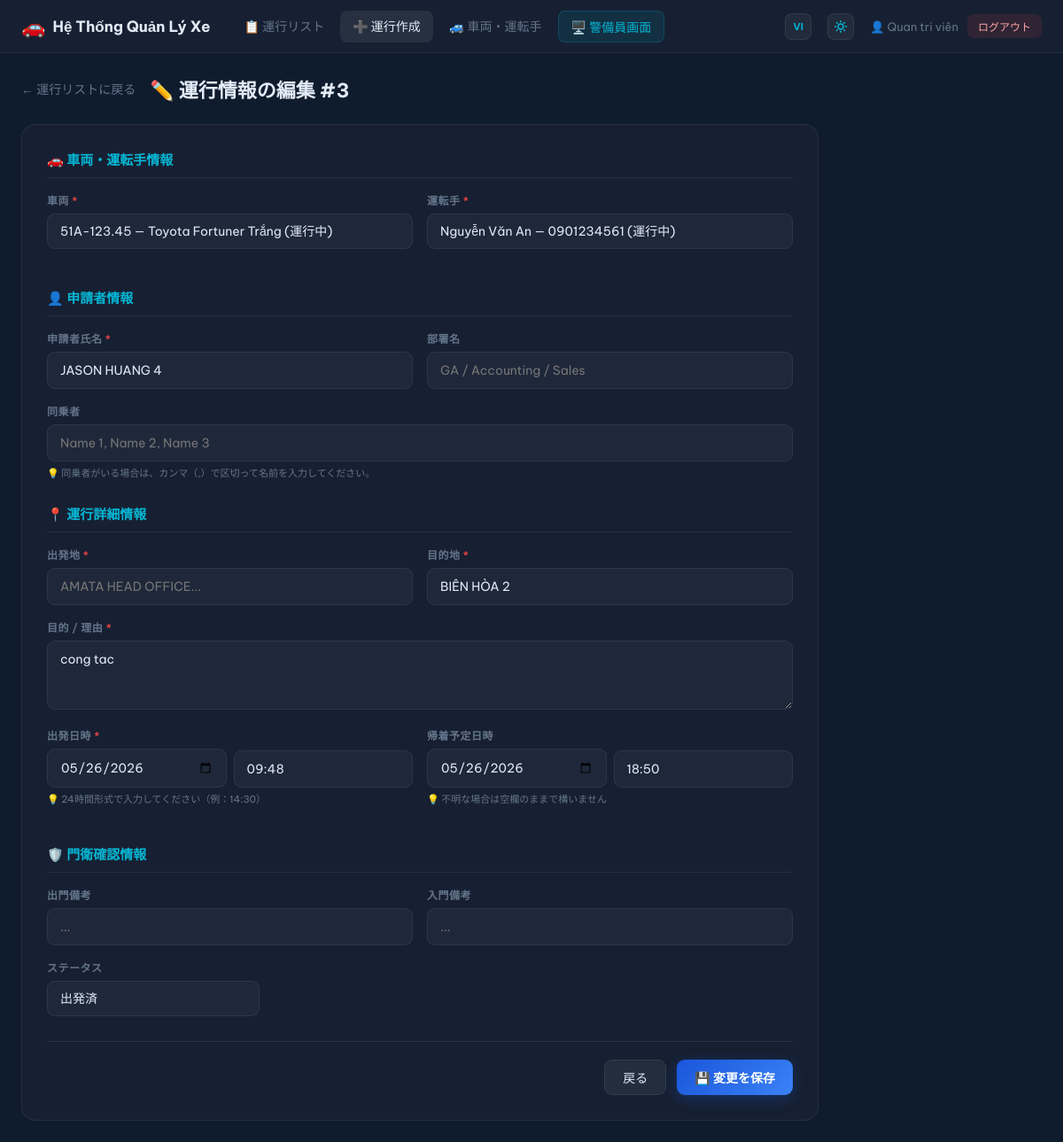
Screenshot of /trip_form.php?lang=jp&id=3 (signed in) with the database file from the repository.
### tables this page shows
CREATE TABLE `trips` (
  `id` int(11) NOT NULL,
  `vehicle_id` int(11) NOT NULL,
  `driver_id` int(11) NOT NULL,
  `requester_name` varchar(100) NOT NULL,
  `requester_dept` varchar(100) DEFAULT NULL,
  `companions` varchar(500) DEFAULT NULL,
  `destination` varchar(255) NOT NULL,
  `purpose` text NOT NULL,
  `departure_time` datetime NOT NULL,
  `expected_return` datetime DEFAULT NULL,
  `actual_return` datetime DEFAULT NULL,
  `status` enum('scheduled','departed','returned','cancelled') DEFAULT 'scheduled',
  `gate_out_note` varchar(255) DEFAULT NULL,
  `gate_in_note` varchar(255) DEFAULT NULL,
  `created_by` int(11) DEFAULT NULL,
  `created_at` timestamp NOT NULL DEFAULT current_timestamp(),
  `updated_at` timestamp NOT NULL DEFAULT current_timestamp() ON UPDATE current_timestamp()
);

CREATE TABLE `vehicles` (
  `id` int(11) NOT NULL,
  `plate_number` varchar(20) NOT NULL,
  `vehicle_name` varchar(100) NOT NULL,
  `vehicle_type` varchar(50) DEFAULT 'Sedan',
  `status` enum('available','in_use','maintenance') DEFAULT 'available',
  `notes` text DEFAULT NULL,
  `created_at` timestamp NOT NULL DEFAULT current_timestamp()
);

CREATE TABLE `drivers` (
  `id` int(11) NOT NULL,
  `full_name` varchar(100) NOT NULL,
  `phone` varchar(20) DEFAULT NULL,
  `license_number` varchar(50) DEFAULT NULL,
  `status` enum('available','on_trip','off') DEFAULT 'available',
  `created_at` timestamp NOT NULL DEFAULT current_timestamp()
);

### includes/auth.php (called while the page is built, shortened)
<?php
function currentUser() {
    return [
        'id'        => $_SESSION['user_id'] ?? null,
        'username'  => $_SESSION['username'] ?? '',
        'full_name' => $_SESSION['full_name'] ?? '',
        'role'      => $_SESSION['role'] ?? 'staff',
    ];
}
function isAdmin() {
    return ($_SESSION['role'] ?? '') === 'admin';
}

### includes/config.php (called while the page is built, shortened)
<?php
function sanitize($str) {
    return htmlspecialchars(trim($str), ENT_QUOTES, 'UTF-8');
}

### trip_form.php (the view, shortened to what this page needs)
<?php
require_once 'includes/config.php';
require_once 'includes/auth.php';
$user = currentUser();
$tripId = (int)($_GET['id'] ?? 0);
$trip = null;
$lang = $_GET['lang'] ?? 'vi';
$txt = $lang_pack[$lang];
if ($tripId) {
    $stmt = $pdo->prepare("SELECT * FROM trips WHERE id = ?");
    $stmt->execute([$tripId]);
    $trip = $stmt->fetch();
}
$vehicles = $pdo->query("SELECT * FROM vehicles ORDER BY plate_number")->fetchAll();
$drivers  = $pdo->query("SELECT * FROM drivers ORDER BY full_name")->fetchAll();
?>
<!DOCTYPE html>
<html lang="<?= $lang ?>">
<head>
<link rel="stylesheet" href="assets/css/panel.css">
</head>
<body>
<nav class="navbar">
    <div class="nav-brand"><span class="nav-icon">🚗</span><span><?= SITE_NAME ?></span></div>
    <div class="nav-links">
        <a href="index.php?lang=<?= $lang ?>"><?= $txt['nav_trips'] ?></a>
        <a href="trip_form.php?lang=<?= $lang ?>" class="active"><?= $txt['nav_create'] ?></a>
        <?php if (isAdmin()): ?><a href="vehicles.php?lang=<?= $lang ?>"><?= $txt['nav_vehicles'] ?></a><?php endif; ?>
        <a href="dashboard.php?lang=<?= $lang ?>" target="_blank" class="nav-dashboard"><?= $txt['nav_dashboard'] ?></a>
    </div>
    <div class="nav-user">
        <a href="?lang=<?= $lang === 'vi' ? 'jp' : 'vi' ?><?= $tripId ? '&id='.$tripId : '' ?>" class="theme-toggle-btn" title="Chuyển đổi ngôn ngữ / 言語切替" style="text-decoration:none; font-family:'Be Vietnam Pro',sans-serif; font-size:11px; font-weight:700; display:inline-flex;">
            <?= $lang === 'vi' ? 'JP' : 'VI' ?>
        </a>
        <button id="theme-toggle" class="theme-toggle-btn" title="Thay đổi giao diện Sáng / Tối">
        </button>
        <span>👤 <?= sanitize($user['full_name']) ?></span>
        <a href="logout.php" class="btn-logout"><?= $txt['logout'] ?></a>
    </div>
</nav>
<div class="container">
    <div class="form-page-header">
        <a href="index.php?lang=<?= $lang ?>" class="back-link"><?= $txt['back_link'] ?></a>
        <h2><?= $tripId ? $txt['title_edit'].$tripId : $txt['title_create'] ?></h2>
    </div>
    <div class="form-card">
        <form method="POST">
            <div class="form-section">
                <h3 class="section-title"><?= $txt['sec_veh_driver'] ?></h3>
                <div class="form-row">
                    <div class="form-group">
                        <label><?= $txt['lbl_vehicle'] ?> <span class="req">*</span></label>
                        <select name="vehicle_id" class="form-control" required>
                            <?php foreach ($vehicles as $v): ?>
                            <option value="<?= $v['id'] ?>"
                                <?= (($trip['vehicle_id'] ?? $_POST['vehicle_id'] ?? '') == $v['id']) ? 'selected' : '' ?>
                                class="status-<?= $v['status'] ?>">
                                <?= sanitize($v['plate_number']) ?> — <?= sanitize($v['vehicle_name']) ?>
                            </option>
                            <?php endforeach; ?>
                        </select>
                    </div>
                    <div class="form-group">
                        <label><?= $txt['lbl_driver'] ?> <span class="req">*</span></label>
                        <select name="driver_id" class="form-control" required>
                            <?php foreach ($drivers as $d): ?>
                            <option value="<?= $d['id'] ?>"
                                <?= (($trip['driver_id'] ?? $_POST['driver_id'] ?? '') == $d['id']) ? 'selected' : '' ?>>
                                <?= sanitize($d['full_name']) ?> — <?= sanitize($d['phone']) ?>
                            </option>
                            <?php endforeach; ?>
                        </select>
                    </div>
                </div>
            </div>
            <div class="form-section">
                <h3 class="section-title"><?= $txt['sec_requester'] ?></h3>
                <div class="form-row">
                    <div class="form-group">
                        <label><?= $txt['lbl_name'] ?> <span class="req">*</span></label>
                        <input type="text" name="requester_name" class="form-control"
                            value="<?= sanitize($trip['requester_name'] ?? $_POST['requester_name'] ?? '') ?>"
                            placeholder="Nguyễn Văn A / 山田太郎" required>
                    </div>
                    <div class="form-group">
                        <label><?= $txt['lbl_dept'] ?></label>
                        <input type="text" name="requester_dept" class="form-control"
                            value="<?= sanitize($trip['requester_dept'] ?? $_POST['requester_dept'] ?? '') ?>"
                            placeholder="GA / Accounting / Sales">
                    </div>
                </div>
                <div class="form-group">
                    <label><?= $txt['lbl_companions'] ?></label>
                    <input type="text" name="companions" class="form-control"
                        value="<?= sanitize($trip['companions'] ?? $_POST['companions'] ?? '') ?>"
                        placeholder="Name 1, Name 2, Name 3">
                    <small style="color:var(--gray);font-size:11px;margin-top:4px;display:block"><?= $txt['hint_companions'] ?></small>
                </div>
            </div>
            <div class="form-section">
                <h3 class="section-title"><?= $txt['sec_trip_info'] ?></h3>
                <div class="form-row">
                    <div class="form-group">
                        <label><?= $txt['lbl_origin'] ?> <span class="req">*</span></label>
                        <input type="text" name="origin" id="inputOrigin" class="form-control" autocomplete="off"
                            value="<?= sanitize($trip['origin'] ?? $_POST['origin'] ?? '') ?>"
                            placeholder="AMATA HEAD OFFICE..." required>
                    </div>
                    <div class="form-group">
                        <label><?= $txt['lbl_destination'] ?> <span class="req">*</span></label>
                        <input type="text" name="destination" id="inputDest" class="form-control" autocomplete="off"
                            value="<?= sanitize($trip['destination'] ?? $_POST['destination'] ?? '') ?>"
                            placeholder="HONAI FACTORY..." required>
                    </div>
                </div>
                <div class="form-group">
                    <label><?= $txt['lbl_purpose'] ?> <span class="req">*</span></label>
                    <textarea name="purpose" class="form-control" rows="3"
                        placeholder="Description..." required><?= sanitize($trip['purpose'] ?? $_POST['purpose'] ?? '') ?></textarea>
                </div>
                <div class="form-row">
                    <div class="form-group">
                        <label><?= $txt['lbl_depart_time'] ?> <span class="req">*</span></label>
                        <div style="display:flex;gap:8px;align-items:flex-end">
                            <div style="flex:1">
                                <input type="date" name="departure_date" class="form-control"
                                    value="<?= $trip ? date('Y-m-d', strtotime($trip['departure_time'])) : date('Y-m-d') ?>" required>
                            </div>
                            <div style="flex:1; position: relative;">
                                <input type="text" name="departure_time_only" id="inputDepTime" class="form-control time-input" autocomplete="off"
                                    value="<?= $trip ? date('H:i', strtotime($trip['departure_time'])) : '' ?>"
                                    placeholder="HH:MM (08:30)" pattern="[0-2][0-9]:[0-5][0-9]" required>
                            </div>
                        </div>
                        <small style="color:var(--gray);font-size:11px;margin-top:4px;display:block"><?= $txt['hint_time_format'] ?></small>
                    </div>
                    <div class="form-group">
                        <label><?= $txt['lbl_expected_return'] ?></label>
                        <div style="display:flex;gap:8px;align-items:flex-end">
                            <div style="flex:1">
                                <input type="date" name="expected_return_date" class="form-control"
                                    value="<?= ($trip && $trip['expected_return']) ? date('Y-m-d', strtotime($trip['expected_return'])) : date('Y-m-d') ?>">
                            </div>
                            <div style="flex:1; position: relative;">
                                <input type="text" name="expected_return_time_only" id="inputRetTime" class="form-control time-input" autocomplete="off"
                                    value="<?= ($trip && $trip['expected_return']) ? date('H:i', strtotime($trip['expected_return'])) : '' ?>"
                                    placeholder="HH:MM (16:10)" pattern="[0-2][0-9]:[0-5][0-9]">
                            </div>
                        </div>
                        <small style="color:var(--gray);font-size:11px;margin-top:4px;display:block"><?= $txt['hint_optional'] ?></small>
                    </div>
                </div>
            </div>
            <div class="form-section">
                <h3 class="section-title"><?= $txt['sec_gate_info'] ?></h3>
                <div class="form-row">
                    <div class="form-group">
                        <label><?= $txt['lbl_gate_out'] ?></label>
                        <input type="text" name="gate_out_note" class="form-control"
                            value="<?= sanitize($trip['gate_out_note'] ?? '') ?>"
                            placeholder="...">
                    </div>
                    <div class="form-group">
                        <label><?= $txt['lbl_gate_in'] ?></label>
                        <input type="text" name="gate_in_note" class="form-control"
                            value="<?= sanitize($trip['gate_in_note'] ?? '') ?>"
                            placeholder="...">
                    </div>
                </div>
                <div class="form-group" style="max-width:240px">
                    <label><?= $txt['lbl_status'] ?></label>
                    <select name="status" class="form-control">
                        <option value="departed" <?= (($trip['status'] ?? 'scheduled') == 'departed') ? 'selected' : '' ?>><?= $txt['status_departed'] ?></option>
                    </select>
                </div>
            </div>
            <div class="form-actions">
                <a href="index.php?lang=<?= $lang ?>" class="btn-secondary"><?= $txt['btn_cancel'] ?></a>
                <button type="submit" class="btn-primary">
                    <?= $tripId ? $txt['btn_save'] : $txt['btn_create'] ?>
                </button>
            </div>
        </form>
    </div>
</div>
</body>
</html>

### rows the page displays
trips: vehicle_id "51A-123.45 — Toyota Fortuner Trắng (運行中)", driver_id "Nguyễn Văn An — 0901234561 (運行中)", requester_name "JASON HUANG 4", destination "BIÊN HÒA 2", purpose "cong tac", departure_date "05/26/2026", departure_time_only "09:48", expected_return_date "05/26/2026", expected_return_time_only "18:50", status "出発済"

### other values shown
SITE_NAME "Hệ Thống Quản Lý Xe"
$txt['nav_trips'] "📋 運行リスト"
$txt['nav_create'] "➕ 運行作成"
$txt['nav_vehicles'] "🚙 車両・運転手"
$txt['nav_dashboard'] "🖥️ 警備員画面"
$user['full_name'] "Quan tri viên"
$txt['logout'] "ログアウト"
$txt['back_link'] "← 運行リストに戻る"
$txt['title_edit'] "✏️ 運行情報の編集 #"
$tripId "3"
$txt['sec_veh_driver'] "🚗 車両・運転手情報"
$txt['lbl_vehicle'] "車両"
$txt['lbl_driver'] "運転手"
$txt['sec_requester'] "👤 申請者情報"
$txt['lbl_name'] "申請者氏名"
